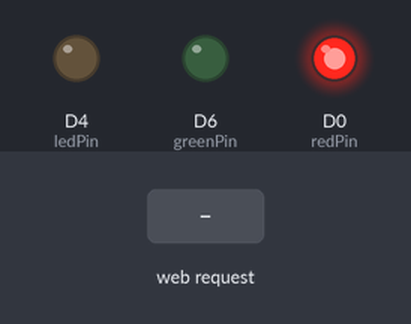
The sketch below on a simulated ESP8266 (NodeMCU). Shown: output pins drawn as LEDs (lit = HIGH). Inputs (shaded band) come from the test bench. WiFi joins after 1.5 s; servers stay silent unless stated; what the sketch prints to the serial monitor is not drawn.

Above: at 0.1 s.
At 0.6 s:
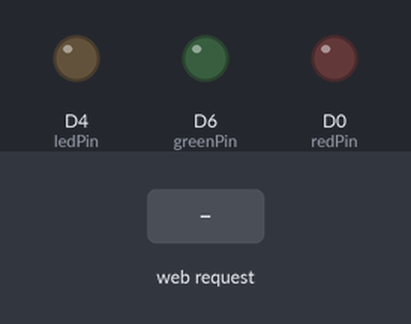
At 3.2 s:
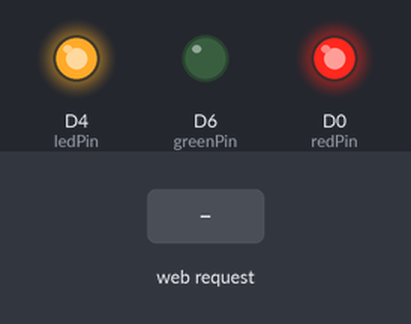
3.3 s: HTTP request GET /Lock received
Timing chart, 0 to 6.3 s (numbered marks = the images above; inputs shaded):
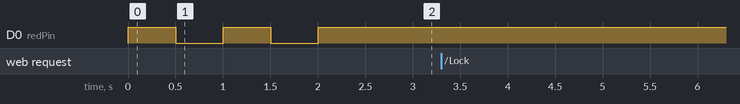

The sketch:

strikebutton_serverNEW.ino
```cpp
/*  Connects to the home WiFi network
 *  Asks some network parameters
 *  Starts WiFi server with fix IP and listens
 *  Receives and sends messages to the client
 *  Communicates: wifi_client_01.ino
 */
#include <SPI.h>
#include <ESP8266WiFi.h>

byte ledPin = 2;
int redPin = D0;
int greenPin = D6;
int triggerPin = D1;
bool unlocked = false;

char ssid[] = "SSID";               // SSID of your home WiFi
char pass[] = "PASSWORD";               // password of your home WiFi
WiFiServer server(80);

IPAddress ip(192, 168, 1, 100);            // IP address of the server
IPAddress gateway(192,168,1,1);           // gateway of your network
IPAddress subnet(255,255,255,0);          // subnet mask of your network

void setup() {
  pinMode(redPin, OUTPUT);
  pinMode(greenPin, OUTPUT);
  pinMode(triggerPin, OUTPUT);

  Serial.begin(115200);                   // only for debug
  WiFi.config(ip, gateway, subnet);       // forces to use the fix IP
  WiFi.begin(ssid, pass);                 // connects to the WiFi router
  while (WiFi.status() != WL_CONNECTED) {
    digitalWrite(redPin, HIGH);
    Serial.print(".");
    delay(500);
    digitalWrite(redPin, LOW);
    delay(500);
  }

  server.begin();

/*  Serial.println("Connected to wifi");
  Serial.print("Status: "); Serial.println(WiFi.status());    // Network parameters
  Serial.print("IP: ");     Serial.println(WiFi.localIP());
  Serial.print("Subnet: "); Serial.println(WiFi.subnetMask());
  Serial.print("Gateway: "); Serial.println(WiFi.gatewayIP());
  Serial.print("SSID: "); Serial.println(WiFi.SSID());
  Serial.print("Signal: "); Serial.println(WiFi.RSSI());*/
  pinMode(ledPin, OUTPUT);
  digitalWrite(redPin, HIGH);
  digitalWrite(greenPin, LOW);
  digitalWrite(triggerPin, LOW);
  digitalWrite(ledPin,HIGH);
  Serial.println("Ready");
}

void loop () {
  WiFiClient client = server.available();
  if (client) {
    if (client.connected()) {
      Serial.println("client connected");
      if (client.readStringUntil('\r').equals("Lock")){
        if (unlocked){
          digitalWrite(triggerPin, HIGH);
          digitalWrite(triggerPin, LOW);
          digitalWrite(redPin, HIGH);
          digitalWrite(greenPin, LOW);
        }else{
          Serial.println("Lock");
          digitalWrite(triggerPin, HIGH);
          digitalWrite(triggerPin, LOW);
          digitalWrite(redPin, LOW);
          digitalWrite(greenPin, HIGH);
          delay(5000);
          digitalWrite(triggerPin, HIGH);
          digitalWrite(triggerPin, LOW);
          digitalWrite(redPin, HIGH);
          digitalWrite(greenPin, LOW);
        }
      }
      if (client.readStringUntil('\r').equals("Unlock")){
        Serial.println("Unlock");
        digitalWrite(triggerPin, HIGH);
        digitalWrite(triggerPin, LOW);
        digitalWrite(redPin, LOW);
        digitalWrite(greenPin, HIGH);
    }
    client.flush();
    client.stop();                // tarminates the connection with the client
    }
  }
}
```

Measured:
- after the input at 3.3 s, every drawn part: stays the same
